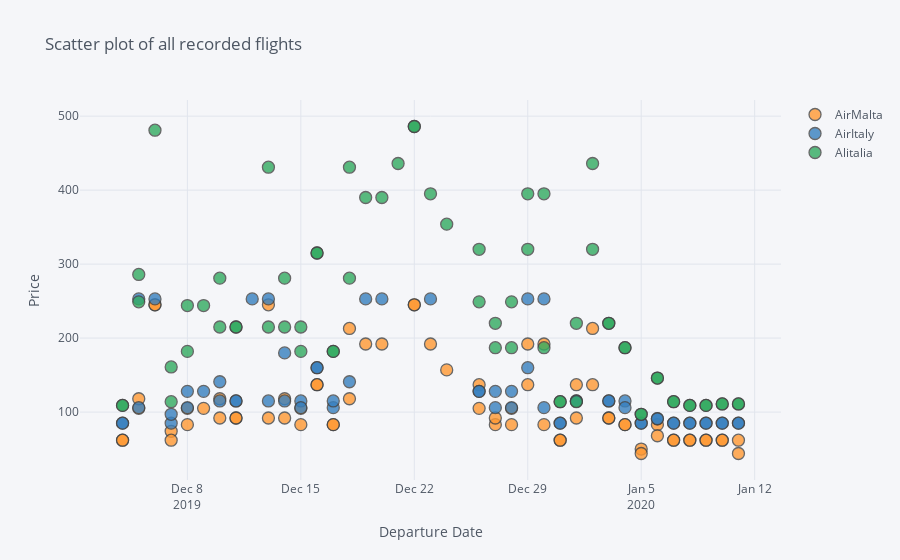

The notebook cell saved with this chart:
### Markdown cell above
## Plotly Scatter Plot

### Code cell
df.iplot(
    x='Date',
    y='Price',
    # Specify the category
    categories='Airline',
    xTitle='Departure Date',
    yTitle='Price',
    title='Scatter plot of all recorded flights')
